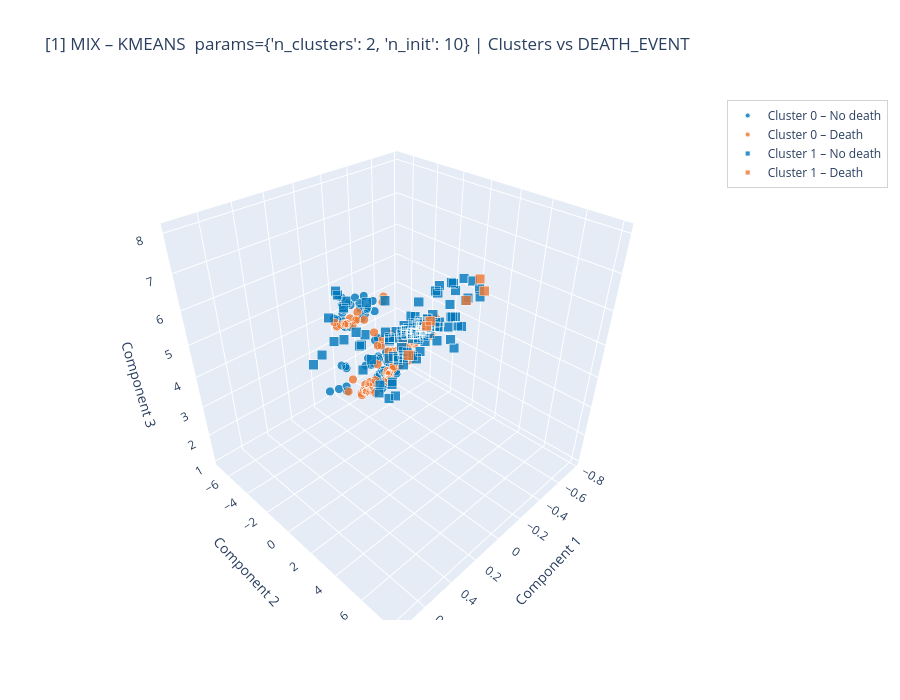
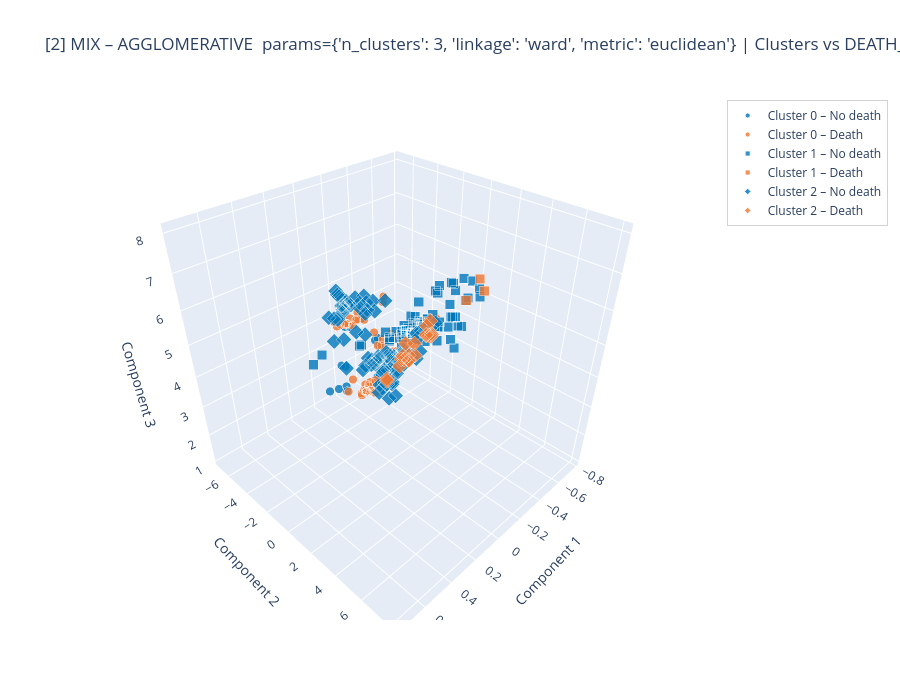
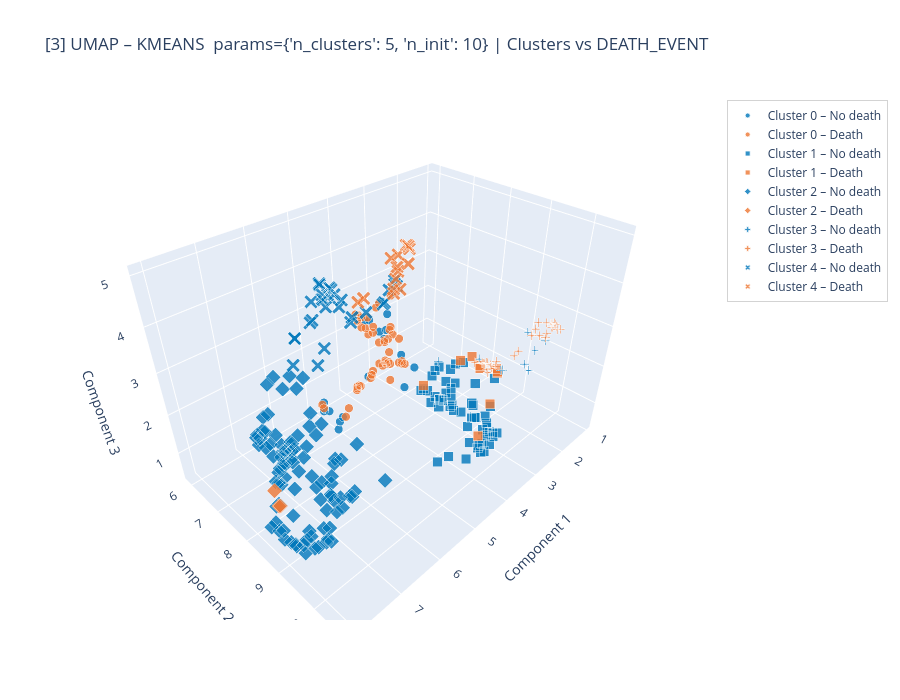

Source (notebook cell) for these figures, in order:
### Markdown cell above
### 3D visualisation of clusters vs DEATH_EVENT

### Code cell
for rank in range(1, topK + 1):
    entry = ordered_unsupervised[rank - 1]
    algo   = entry["algo"].upper()
    emb    = entry["emb"]
    labels = entry["labels"]
    params = entry["params"]

    plot_clusters_target_3d(
        embeddings_unsupervised[emb],
        labels,
        y,
        title=f"[{rank}] {emb.upper()} – {algo}  params={params} | Clusters vs {TARGET_COL}"
    )
